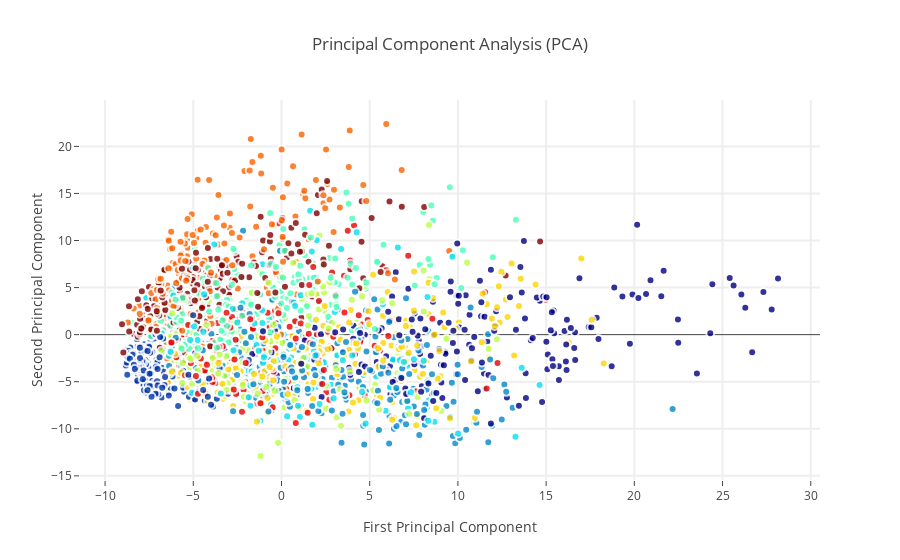

Write notebook code for a chart like this one.
### Markdown cell above
###Interactive visualisations of PCA representation

When it comes to these dimensionality reduction methods, scatter plots are most commonly implemented because they allow for great and convenient visualisations of clustering ( if any existed ) and this will be exactly what we will be doing as we plot the first 2 principal components as follows:

### Code cell
trace0 = go.Scatter(
    x = X_5d[:,0],
    y = X_5d[:,1],
    name = Target,
    hoveron = Target,
    mode = 'markers',
    text = Target,
    showlegend = False,
    marker = dict(
        size = 8,
        color = Target,
        colorscale ='Jet',
        showscale = False,
        line = dict(
            width = 2,
            color = 'rgb(255, 255, 255)'
        ),
        opacity = 0.8
    )
)
data = [trace0]

layout = go.Layout(
    title= 'Principal Component Analysis (PCA)',
    hovermode= 'closest',
    xaxis= dict(
         title= 'First Principal Component',
        ticklen= 5,
        zeroline= False,
        gridwidth= 2,
    ),
    yaxis=dict(
        title= 'Second Principal Component',
        ticklen= 5,
        gridwidth= 2,
    ),
    showlegend= True
)


fig = dict(data=data, layout=layout)
py.iplot(fig, filename='styled-scatter')

### Figure 1 — Plotly figure (JSON) as saved in the notebook; plotly's stock layout.template omitted (floating-point values rounded to 4 significant figures; data arrays with more than 128 entries replaced by an {"elided": "..."} marker saying what was removed)
{"data": [{"hoveron": {"elided": "2000 int values"}, "marker": {"color": {"elided": "2000 int values"}, "colorscale": "Jet", "line": {"color": "rgb(255, 255, 255)", "width": 2}, "opacity": 0.8, "showscale": false, "size": 8}, "mode": "markers", "name": {"elided": "2000 int values"}, "showlegend": false, "text": {"elided": "2000 int values"}, "type": "scatter", "x": {"elided": "2000 float values"}, "y": {"elided": "2000 float values"}}], "layout": {"hovermode": "closest", "showlegend": true, "title": "Principal Component Analysis (PCA)", "xaxis": {"gridwidth": 2, "ticklen": 5, "title": "First Principal Component", "zeroline": false}, "yaxis": {"gridwidth": 2, "ticklen": 5, "title": "Second Principal Component"}}}
